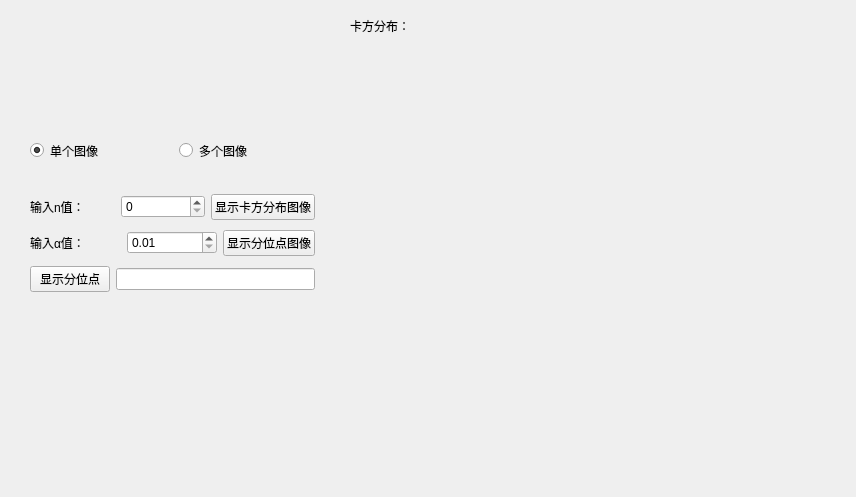
<?xml version="1.0" encoding="UTF-8"?>
<ui version="4.0">
 <class>Sd_chi_Form</class>
 <widget class="QWidget" name="Sd_chi_Form">
  <property name="geometry">
   <rect>
    <x>0</x>
    <y>0</y>
    <width>856</width>
    <height>497</height>
   </rect>
  </property>
  <property name="windowTitle">
   <string>卡方分布</string>
  </property>
  <widget class="QLabel" name="label_4">
   <property name="geometry">
    <rect>
     <x>350</x>
     <y>10</y>
     <width>131</width>
     <height>31</height>
    </rect>
   </property>
   <property name="text">
    <string>卡方分布：</string>
   </property>
  </widget>
  <widget class="Plot" name="widget" native="true">
   <property name="geometry">
    <rect>
     <x>350</x>
     <y>60</y>
     <width>451</width>
     <height>381</height>
    </rect>
   </property>
  </widget>
  <widget class="QWidget" name="layoutWidget">
   <property name="geometry">
    <rect>
     <x>30</x>
     <y>190</y>
     <width>285</width>
     <height>106</height>
    </rect>
   </property>
   <layout class="QVBoxLayout" name="verticalLayout">
    <item>
     <layout class="QHBoxLayout" name="horizontalLayout">
      <item>
       <widget class="QLabel" name="label_2">
        <property name="text">
         <string>输入n值：</string>
        </property>
       </widget>
      </item>
      <item>
       <widget class="QSpinBox" name="spinBox_chi_n"/>
      </item>
      <item>
       <widget class="QPushButton" name="pushButton_chi_plot">
        <property name="text">
         <string>显示卡方分布图像</string>
        </property>
       </widget>
      </item>
     </layout>
    </item>
    <item>
     <layout class="QHBoxLayout" name="horizontalLayout_2">
      <item>
       <widget class="QLabel" name="label">
        <property name="text">
         <string>输入α值：</string>
        </property>
       </widget>
      </item>
      <item>
       <widget class="QDoubleSpinBox" name="doubleSpinBox_arfa">
        <property name="minimum">
         <double>0.010000000000000</double>
        </property>
        <property name="maximum">
         <double>0.990000000000000</double>
        </property>
        <property name="singleStep">
         <double>0.010000000000000</double>
        </property>
       </widget>
      </item>
      <item>
       <widget class="QPushButton" name="pushButton_quantile_plot">
        <property name="text">
         <string>显示分位点图像</string>
        </property>
       </widget>
      </item>
     </layout>
    </item>
    <item>
     <layout class="QHBoxLayout" name="horizontalLayout_3">
      <item>
       <widget class="QPushButton" name="pushButton_quantile">
        <property name="text">
         <string>显示分位点</string>
        </property>
       </widget>
      </item>
      <item>
       <widget class="QLineEdit" name="lineEdit_quantile">
        <property name="readOnly">
         <bool>true</bool>
        </property>
       </widget>
      </item>
     </layout>
    </item>
   </layout>
  </widget>
  <widget class="QWidget" name="layoutWidget_2">
   <property name="geometry">
    <rect>
     <x>30</x>
     <y>140</y>
     <width>291</width>
     <height>21</height>
    </rect>
   </property>
   <layout class="QHBoxLayout" name="horizontalLayout_4">
    <item>
     <widget class="QRadioButton" name="radioButton_one">
      <property name="text">
       <string>单个图像</string>
      </property>
      <property name="checked">
       <bool>true</bool>
      </property>
     </widget>
    </item>
    <item>
     <widget class="QRadioButton" name="radioButton_few">
      <property name="text">
       <string>多个图像</string>
      </property>
     </widget>
    </item>
   </layout>
  </widget>
 </widget>
 <customwidgets>
  <customwidget>
   <class>Plot</class>
   <extends>QWidget</extends>
   <header>Plot.h</header>
   <container>1</container>
  </customwidget>
 </customwidgets>
 <resources/>
 <connections/>
</ui>
